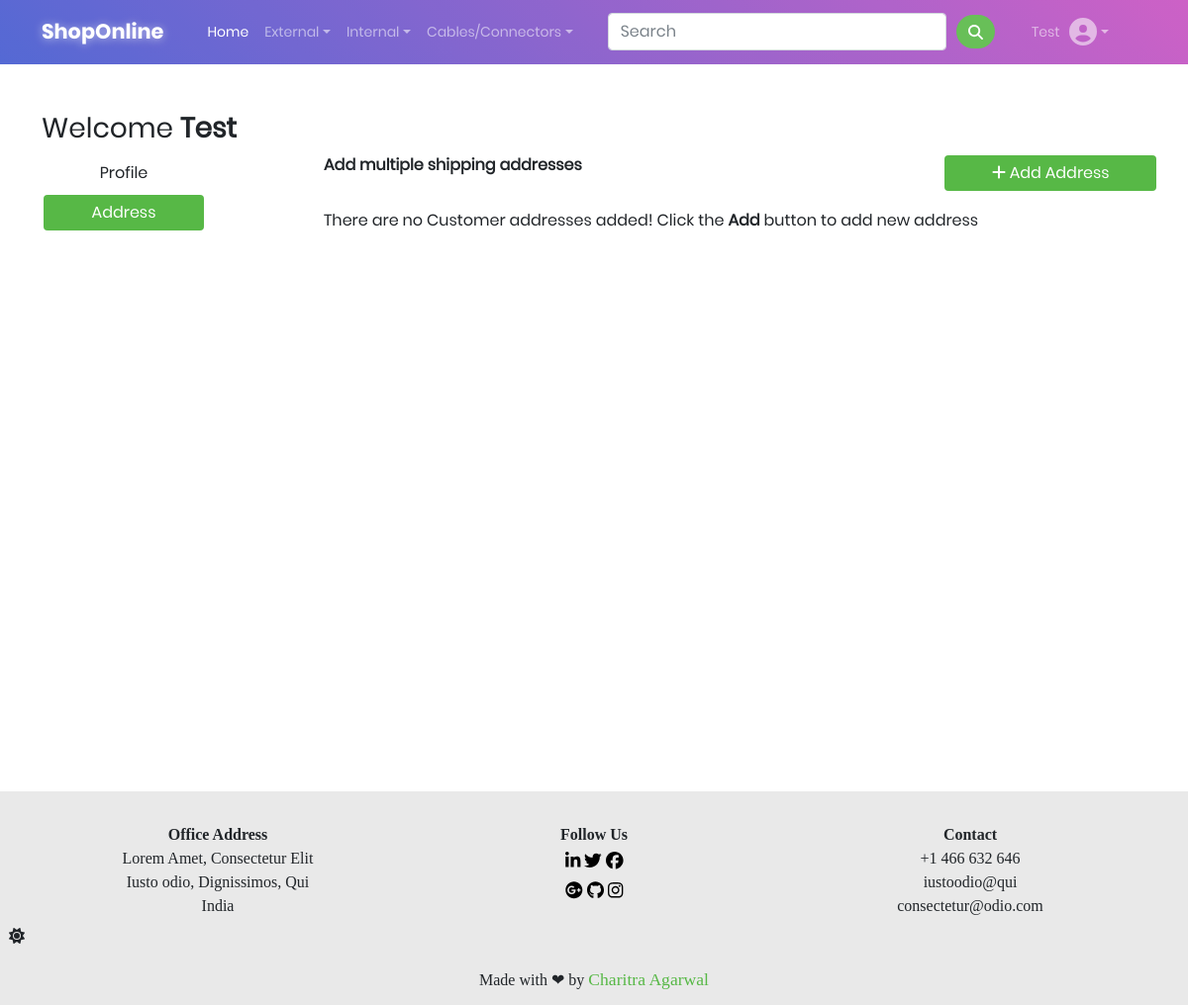
Page /address/ (signed in) on the earlier database version.
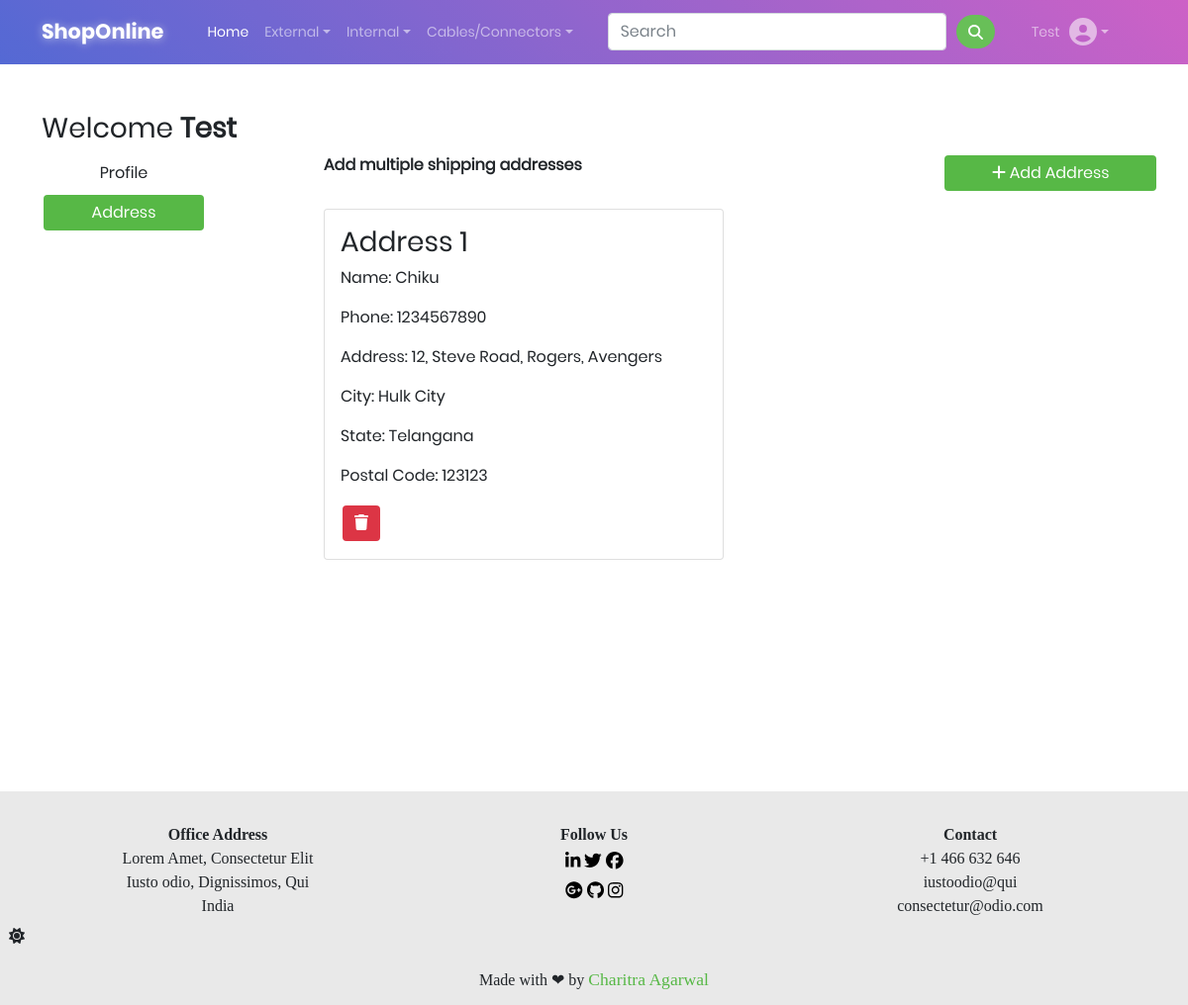
Same page on the later database version.
### app/models.py (models this page shows, shortened)
class Customer(models.Model):
    user = models.ForeignKey(User, on_delete=models.CASCADE)
    name = models.CharField(max_length=200)
    phone = models.IntegerField(validators=[validate_phone_length])
    locality_address = models.CharField(max_length=200)
    city = models.CharField(max_length=50)
    state = models.CharField(choices=STATE_CHOICES, max_length=50)
    zipcode = models.IntegerField(validators=[validate_zipcode_length])

### app/views.py (the view, shortened to what this page needs)
# urls.py: path('address/', views.AddressView.as_view(), name='address'),
class AddressView(View):
    def get(self, request):
        form = CustomerProfileForm()
        address = Customer.objects.filter(user=request.user)
        return render(request, 'app/address.html', {'form': form, 'address': address, 'active': 'btn-primary'})

### app/forms.py
class CustomerProfileForm(forms.ModelForm):
    class Meta:
        model = Customer
        fields = ['name', 'phone', 'locality_address', 'city', 'state', 'zipcode']
        widgets = {
            'name': forms.TextInput(attrs={'class': 'form-input', 'placeholder': 'Customer Name'}),
            'phone': forms.NumberInput(attrs={'class': 'form-input', 'placeholder': 'Customer Phone Number'}),
            'locality_address': forms.TextInput(attrs={'class': 'form-input', 'placeholder': 'Address'}),
            'city': forms.TextInput(attrs={'class': 'form-input', 'placeholder': 'City'}),
            'state': forms.Select(attrs={'class': 'form-input', 'placeholder': 'State'}),
            'zipcode': forms.NumberInput(attrs={'class': 'form-input', 'placeholder': 'Zipcode'}),
        }

### app/templates/app/address.html (shortened to what this page needs)
{% extends 'app/base.html' %}
{% load static %}
{% block custom_css %}
  <link rel="stylesheet" href="{% static 'app/css/form-page.css' %}" />
  <link rel="stylesheet" href="{% static 'app/css/profile.css' %}" />
{% endblock custom_css %}
{% block main-content %}
  <div class="container my-5">
    <div class="row">
      <h3>Welcome <strong class="text-capitalize">{{request.user.username|capfirst}}</strong></h3>
      <div class="col-sm-2">
        <ul class="list-unstyled">
          <li class="d-grid"><a href="{% url 'profile' %}" class="btn">Profile</a></li>
          <li class="d-grid"><a href="{% url 'address' %}" class="btn {{active}}">Address</a></li>
        </ul>
      </div>
      <div class="col-sm-9 offset-sm-1">
        <div class="row mb-3">
          <p class="col"><strong>Add multiple shipping addresses</strong></p>
          <button onclick="addBtn()" class="btn btn-primary col-sm-3"><i class="fa fa-plus"></i> Add Address</i></button>
        </div>
        <div class="row">
          {% for add in address %}
            <div class="col-sm-6">
              <div class="card">
              <div class="card-body">
                <h3>Address {{forloop.counter}}</h3>
                <p>Name: {{add.name}}</p>
                <p>Phone: {{add.phone}}</p>
                <p>Address: {{add.locality_address}}</p>
                <p>City: {{add.city}}</p>
                <p>State: {{add.state}}</p>
                <p>Postal Code: {{add.zipcode}}</p>
                <form action="{% url 'delete_customer' id=add.id %}" method="post">
                  <button class="btn btn-danger shadow-none" type="submit" ><i class="fa fa-trash"></i></button>
                </form>
              </div>
              </div>
            </div>
          {% empty %}
            <div>There are no Customer addresses added! Click the <strong>Add</strong> button to add new address</div>
          {% endfor %}
        </div>
      </div>
    </div>
  </div>
{% endblock main-content %}

Differences in the rows shown:
added Customer: name "Chiku", phone "1234567890", locality_address "12, Steve Road, Rogers, Avengers", city "Hulk City", state "Telangana", zipcode "123123"
Other differences:
text no longer shown: "There are no Customer addresses added! Click the Add button to add new address"
